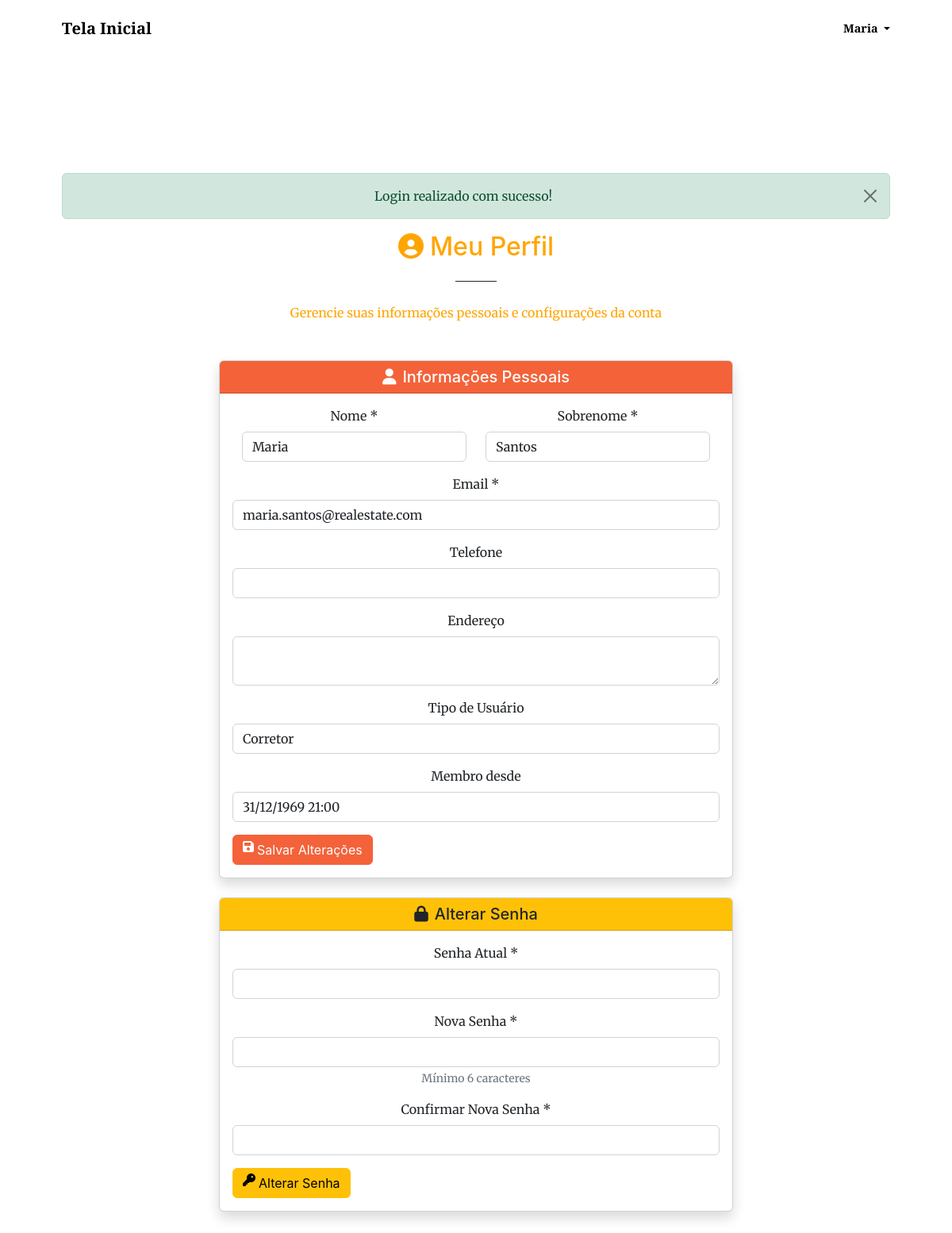
The page /perfil.php (signed in) on the database its author committed.
### tables this page shows
CREATE TABLE brokers (
    id INT AUTO_INCREMENT PRIMARY KEY,
    user_id INT NOT NULL,
    license_number VARCHAR(50) UNIQUE,
    company VARCHAR(255) NULL,
    specialties JSON NULL,
    commission_rate DECIMAL(5,2) DEFAULT 3.00,
    rating DECIMAL(3,2) DEFAULT 0.00,
    reviews_count INT DEFAULT 0,
    total_sales INT DEFAULT 0,
    years_experience INT DEFAULT 0,
    languages JSON NULL,
    created_at TIMESTAMP DEFAULT CURRENT_TIMESTAMP,
    updated_at TIMESTAMP DEFAULT CURRENT_TIMESTAMP ON UPDATE CURRENT_TIMESTAMP,
    
    FOREIGN KEY (user_id) REFERENCES users(id) ON DELETE CASCADE,
    UNIQUE KEY unique_broker_user (user_id)
);

CREATE TABLE users (
    id INT AUTO_INCREMENT PRIMARY KEY,
    first_name VARCHAR(100) NOT NULL,
    last_name VARCHAR(100) NOT NULL,
    email VARCHAR(255) NOT NULL UNIQUE,
    password VARCHAR(255) NOT NULL,
    cpf VARCHAR(14) UNIQUE,
    phone VARCHAR(20),
    user_type ENUM('user', 'broker', 'admin') DEFAULT 'user',
    status ENUM('active', 'inactive', 'pending') DEFAULT 'pending',
    email_verified BOOLEAN DEFAULT FALSE,
    verification_token VARCHAR(255) NULL,
    password_reset_token VARCHAR(255) NULL,
    password_reset_expires DATETIME NULL,
    created_at TIMESTAMP DEFAULT CURRENT_TIMESTAMP,
    updated_at TIMESTAMP DEFAULT CURRENT_TIMESTAMP ON UPDATE CURRENT_TIMESTAMP,
    
    INDEX idx_email (email),
    INDEX idx_user_type (user_type),
    INDEX idx_status (status)
);

### includes/init.php (called while the page is built, shortened)
<?php
require_once __DIR__ . '/database.php';
require_once __DIR__ . '/auth.php';
require_once __DIR__ . '/functions.php';
$auth = new Auth();

### includes/auth.php (called while the page is built, shortened)
<?php
require_once __DIR__ . '/database.php';
class Auth {
    private $pdo;
    public function __construct() {
        global $pdo;
        $this->pdo = $pdo;
    }
    public function isLoggedIn() {
        return isset($_SESSION['user_id']);
    }
    public function getCurrentUser() {
        try {
            $stmt = $this->pdo->prepare("
                SELECT u.*, up.*, b.id as broker_id, b.license_number, b.company
                FROM users u
                LEFT JOIN user_profiles up ON u.id = up.user_id
                LEFT JOIN brokers b ON u.id = b.user_id
                WHERE u.id = ?
            ");
            $stmt->execute([$_SESSION['user_id']]);
            return $stmt->fetch();
        } catch (Exception $e) {
            error_log("Get current user error: " . $e->getMessage());
            return null;
        }
    }
}

### includes/functions.php (called while the page is built, shortened)
<?php
function getFlashMessage() {
    if (isset($_SESSION['flash_message'])) {
        $message = $_SESSION['flash_message'];
        $type = $_SESSION['flash_type'] ?? 'info';
        return ['message' => $message, 'type' => $type];
    }
    return null;
}

### perfil.php (the view, shortened to what this page needs)
<?php
require_once __DIR__ . '/includes/init.php';
$auth->requireLogin('Login.php');
$current_user = $auth->getCurrentUser();
$flash = getFlashMessage();
?>
<!DOCTYPE html>
<html lang="pt-BR">
<head>
    <link href="https://cdn.jsdelivr.net/npm/bootstrap@5.3.0/dist/css/bootstrap.min.css" rel="stylesheet">
    <link href="https://cdnjs.cloudflare.com/ajax/libs/font-awesome/6.0.0/css/all.min.css" rel="stylesheet" />
    <link href="css/styles.css" rel="stylesheet" />
</head>
<body id="page-top">
    <nav class="navbar navbar-expand-lg navbar-light fixed-top py-3" id="mainNav">
        <div class="container px-4 px-lg-5">
            <a class="navbar-brand" href="index-corretor.php">Tela Inicial</a>
            <div class="collapse navbar-collapse" id="navbarResponsive">
                <ul class="navbar-nav ms-auto my-2 my-lg-0">
                    <?php if ($auth->isLoggedIn()): ?>
                        <?php $currentUser = $auth->getCurrentUser(); ?>
                        <li class="nav-item dropdown">
                            <a class="nav-link dropdown-toggle" href="#" id="navbarDropdown" role="button" data-bs-toggle="dropdown" aria-expanded="false">
                                <?php echo htmlspecialchars($currentUser['first_name']); ?>
                            </a>
                        </li>
                    <?php endif; ?>
                </ul>
            </div>
        </div>
    </nav>
    <section class="page-section">
        <div class="container px-4 px-lg-5">
            <?php if ($flash): ?>
                <div class="alert alert-<?php echo $flash['type']; ?> alert-dismissible fade show" role="alert" style="margin-top: 90px;">
                    <?php echo $flash['message']; ?>
                    <button type="button" class="btn-close" data-bs-dismiss="alert"></button>
                </div>
            <?php endif; ?>
            <div class="row gx-4 gx-lg-5 justify-content-center">
                <div class="col-lg-8">
                    <div class="text-center mb-5">
                        <h2 class="mt-0" style="color: orange;">
                            <i class="fas fa-user-circle me-2"></i>Meu Perfil
                        </h2>
                        <hr class="divider divider-light" />
                        <p class="mb-4" style="color: orange;">
                            Gerencie suas informações pessoais e configurações da conta
                        </p>
                    </div>
                    <div class="card shadow mb-4">
                        <div class="card-header bg-primary text-white">
                            <h5 class="mb-0">
                                <i class="fas fa-user me-2"></i>Informações Pessoais
                            </h5>
                        </div>
                        <div class="card-body">
                            <form method="POST">
                                <div class="row">
                                    <div class="col-md-6 mb-3">
                                        <label for="first_name" class="form-label">Nome *</label>
                                        <input type="text" class="form-control" id="first_name" name="first_name"
                                               value="<?php echo htmlspecialchars($current_user['first_name']); ?>" required>
                                    </div>
                                    <div class="col-md-6 mb-3">
                                        <label for="last_name" class="form-label">Sobrenome *</label>
                                        <input type="text" class="form-control" id="last_name" name="last_name"
                                               value="<?php echo htmlspecialchars($current_user['last_name']); ?>" required>
                                    </div>
                                </div>
                                <div class="mb-3">
                                    <label for="email" class="form-label">Email *</label>
                                    <input type="email" class="form-control" id="email" name="email"
                                           value="<?php echo htmlspecialchars($current_user['email']); ?>" required>
                                </div>
                                <div class="mb-3">
                                    <label for="phone" class="form-label">Telefone</label>
                                    <input type="tel" class="form-control" id="phone" name="phone"
                                           value="<?php echo htmlspecialchars($current_user['phone'] ?? ''); ?>">
                                </div>
                                <div class="mb-3">
                                    <label for="address" class="form-label">Endereço</label>
                                    <textarea class="form-control" id="address" name="address" rows="2"><?php echo htmlspecialchars($current_user['address'] ?? ''); ?></textarea>
                                </div>
                                <div class="mb-3">
                                    <label class="form-label">Tipo de Usuário</label>
                                    <input type="text" class="form-control" value="<?php
                                        $types = ['user' => 'Cliente', 'broker' => 'Corretor', 'admin' => 'Administrador'];
                                        echo $types[$current_user['user_type']] ?? 'Usuário';
                                    ?>" readonly>
                                </div>
                                <div class="mb-3">
                                    <label class="form-label">Membro desde</label>
                                    <input type="text" class="form-control" value="<?php
                                        echo date('d/m/Y H:i', strtotime($current_user['created_at']));
                                    ?>" readonly>
                                </div>
                                <button type="submit" class="btn btn-primary">
                                    <i class="fas fa-save me-1"></i>Salvar Alterações
                                </button>
                            </form>
                        </div>
                    </div>
                    <div class="card shadow">
                        <div class="card-header bg-warning text-dark">
                            <h5 class="mb-0">
                                <i class="fas fa-lock me-2"></i>Alterar Senha
                            </h5>
                        </div>
                        <div class="card-body">
                            <form method="POST">
                                <div class="mb-3">
                                    <label for="current_password" class="form-label">Senha Atual *</label>
                                    <input type="password" class="form-control" id="current_password" name="current_password" required>
                                </div>
                                <div class="mb-3">
                                    <label for="new_password" class="form-label">Nova Senha *</label>
                                    <input type="password" class="form-control" id="new_password" name="new_password"
                                           minlength="6" required>
                                    <div class="form-text">Mínimo 6 caracteres</div>
                                </div>
                                <div class="mb-3">
                                    <label for="confirm_password" class="form-label">Confirmar Nova Senha *</label>
                                    <input type="password" class="form-control" id="confirm_password" name="confirm_password" required>
                                </div>
                                <button type="submit" class="btn btn-warning">
                                    <i class="fas fa-key me-1"></i>Alterar Senha
                                </button>
                            </form>
                        </div>
                    </div>
                </div>
            </div>
        </div>
    </section>
</body>
</html>

### rows shown on the page
brokers: user.first_name "Maria", first_name "Maria", last_name "Santos", email "maria.santos@realestate.com", user.user_type "Corretor"

### other values the page prints
$flash['message'] "Login realizado com sucesso!"
